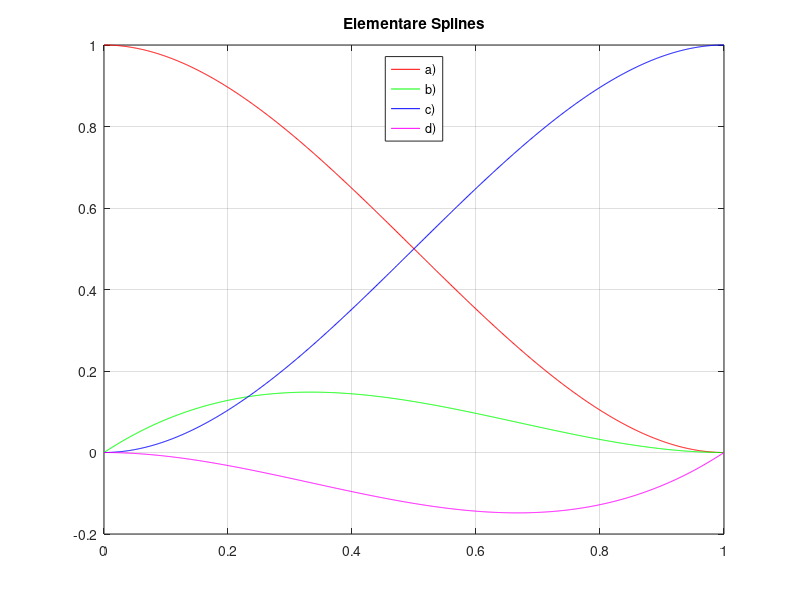

MATLAB code to generate this figure:
% u013 Elementare kubische Splines

fprintf ('Teilaufgabe a')
T = [0 0 0 1; 0 0 1 0; 1 1 1 1; 3 2 1 0];
s = [1; 0; 0; 0;];
aa = T \ s

fprintf ('Teilaufgabe b')
T = [0 0 0 1; 0 0 1 0; 1 1 1 1; 3 2 1 0];
s = [0; 1; 0; 0;];
ab = T \ s

fprintf ('Teilaufgabe c')
T = [0 0 0 1; 0 0 1 0; 1 1 1 1; 3 2 1 0];
s = [0; 0; 1; 0;];
ac = T \ s

fprintf ('Teilaufgabe d')
T = [0 0 0 1; 0 0 1 0; 1 1 1 1; 3 2 1 0];
s = [0; 0; 0; 1;];
ad = T \ s


t = 0:0.001:1;
f = @(a) a(1).*t.^3 + a(2).*t.^2 + a(3).*t + a(4);
plot(t, f(aa), 'r');
hold on
plot(t, f(ab), 'g');
plot(t, f(ac), 'b');
plot(t, f(ad), 'm');

title('Elementare Splines');
legend('a)', 'b)', 'c)', 'd)','Location','North');
grid on;
hold off
